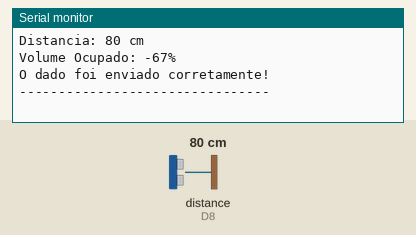
Recording of a sketch running on a simulated ESP8266 (NodeMCU). Parts: the last lines printed to the serial monitor. Wiring (inferred from the names in the program): ultrasonic range finder: trigger D7; echo D8. Inputs (shaded band) come from the test bench; at power-on: distance to the obstacle (sensor on D8) 80 cm. The echo pulse lasts 58.3 µs per cm.

Above: at 2.7 s.
2.8 s: distance to the obstacle (sensor on D8) set to 2 cm
At 12.4 s:
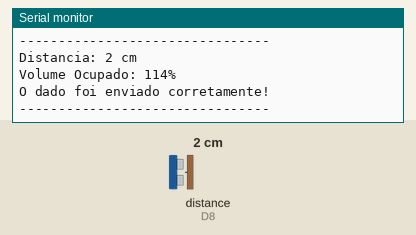
12.8 s: distance to the obstacle (sensor on D8) set to 4 cm
At 22.5 s:
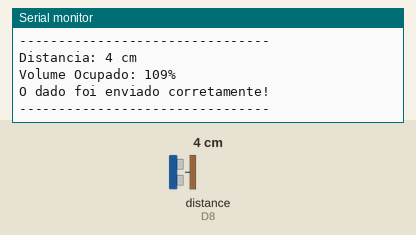

The sketch:

Bueiro.ino
```cpp
//Configurações do Dashboard
#include <Ubidots.h> //Biblioteca do Dashboard
const char* UBIDOTS_TOKEN = "";  //TOKEN do usuário do UBIDOTS
const char* WIFI_SSID = "";      //ID do Wi-Fi
const char* WIFI_PASS = "";  //Senha do Wi-Fi
const char* VARIABLE_LABEL = "";    //Nome do campo da variável do Dashboard
Ubidots ubidots(UBIDOTS_TOKEN, UBI_HTTP); //Inicialização do Dashboard


//Configurações do HC-SR04
#define pinTrig D7 //Pino trigger do HC-SR04
#define pinEcho D8 //Pino echo do HC-SR04
int calculaDistanciaCm(int triggerPin, int echoPin); //Função que calcula a distancia medida pelo sensor

//Definições do tamanho do coletor em cm
#define distMax 51
#define distMin 8


//Função setup, executada apenas uma vez
void setup() {
  Serial.begin(115200); //Inicialização do monitor serial
  ubidots.wifiConnect(WIFI_SSID, WIFI_PASS);//Conexão com o Wi-fi
 }


//Função loop, executada continuamente
void loop() {
  //Chama a função e armazena o resultado na variável
  int distancia = calculaDistanciaCm(pinTrig, pinEcho);

  //Imprime no monitor serial
  Serial.print("Distancia: ");
  Serial.print(distancia);
  Serial.println(" cm");

  //Converte o valor da distancia de 0 a 100 porcento do volume ocupado, de acordo com o recipiente
  int porcentagem = map(distancia,distMin,distMax,100,0);

  //Imprime no monitor serial
  Serial.print("Volume Ocupado: ");
  Serial.print(porcentagem);
  Serial.println("%");

  //Envia a informação para o Dashboard
  ubidots.add(VARIABLE_LABEL, porcentagem);

  //Obtem uma confirmação se o dado foi enviado
  bool bufferSent = false;
  bufferSent = ubidots.send();

  //Se o dado foi enviado corretamente
  if (bufferSent){
   //Imprime o texto abaixo no monitor serial
   Serial.println("O dado foi enviado corretamente!");
   Serial.println("--------------------------------");
   Serial.println("");
  }

  //Caso não foi
  else{
  //Imprime esse
   Serial.println("O dado não foi enviado corretamente!");
   Serial.println("------------------------------------");
   Serial.println("");
  }

  //Aguarda 1 hora
  delay(10000);
}


//Função que calcula a distancia medida pelo sensor
int calculaDistanciaCm(int triggerPin, int echoPin)
{
  pinMode(triggerPin, OUTPUT);//Declara o pino trigger como saída
  pinMode(echoPin, INPUT);//Declara o pino echo como entrada
  //Reinicia o trigger
  digitalWrite(triggerPin, LOW);
  delayMicroseconds(2);
  // Deixa o pino de trigger ligado por 10 microsegundos
  digitalWrite(triggerPin, HIGH);
  delayMicroseconds(10);
  digitalWrite(triggerPin, LOW);
  // Faz a leitura do pino echo e guarda o tempo de viagem da onda sonora em microsegundos na variável tempo
  long tempo = pulseIn(echoPin, HIGH);
  //Calculo da distância: tempo de viagem multiplicado pela velocidade do som em cm/microsegundos
  //divido por dois, pois o tempo é de ida e volta
  int distancia = tempo*0.03446/2;
  return distancia;//Retorna a distância em cm
}
```

Measured:
- after the input at 2.8 s, the serial monitor: prints a new line after 8.7 s (image 1)
- after the input at 12.8 s, the serial monitor: prints a new line after 8.7 s (image 2)
